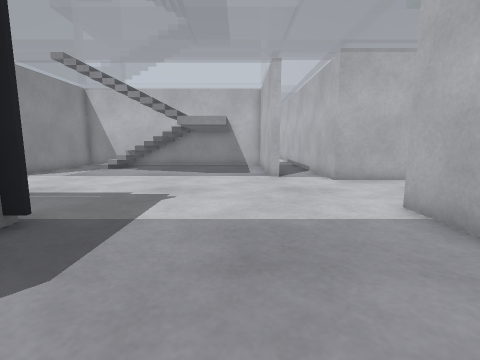
view 1 (above)

24 first-person views from a walk through a Gazebo world. The camera is 0.72 m above the floor, tilts 8° down and sees 85° across. The floor is counted in squares, 0.5 m on a side. Each view is taken from the middle of a square. On the plan, view 1 faces up. The plan holds only what a view shows up to about 13 squares ahead; the rest is blank. The place goes on beyond the plan.

view 2
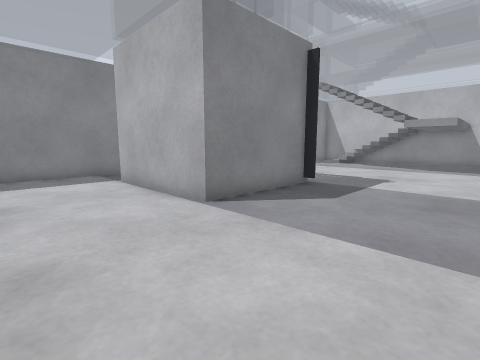

view 3
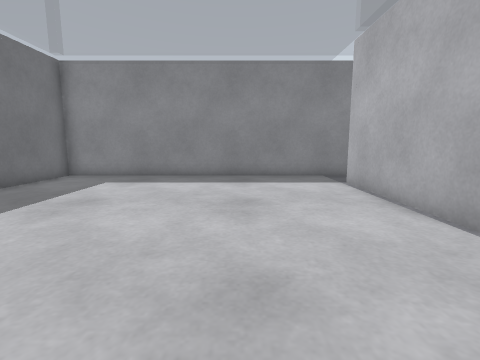

view 4
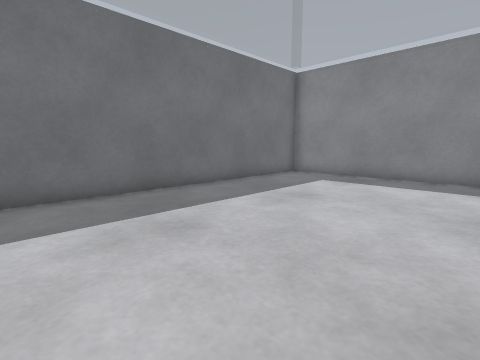

view 5
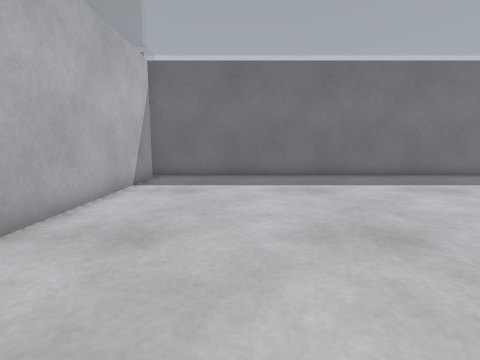

view 6
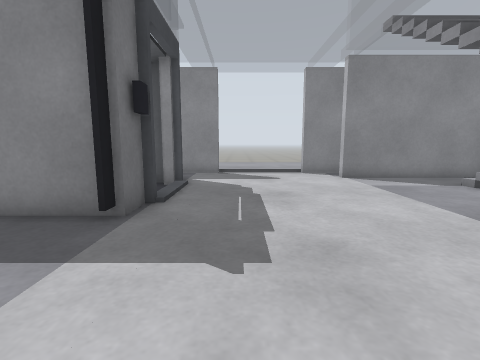

view 7
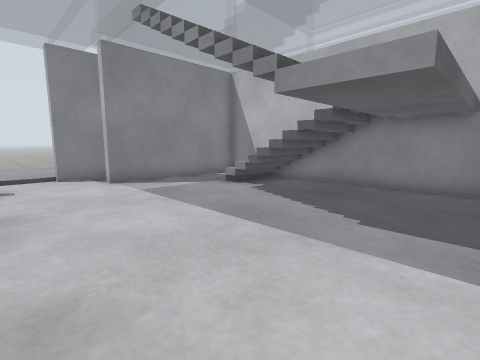

view 8
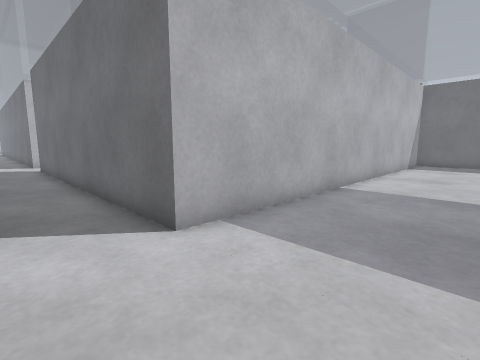

view 9
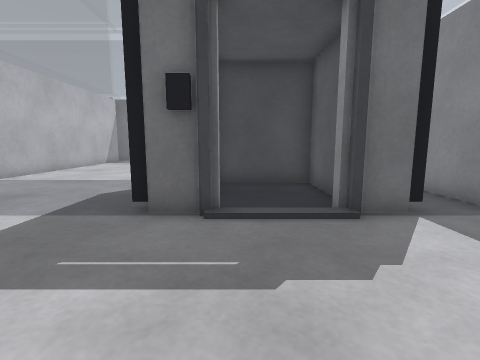

view 10
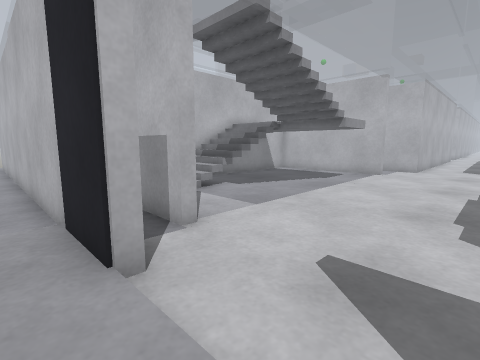

view 11
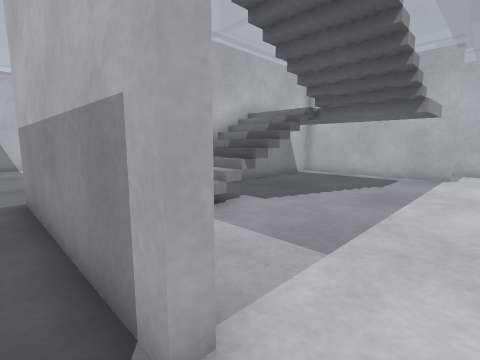

view 12
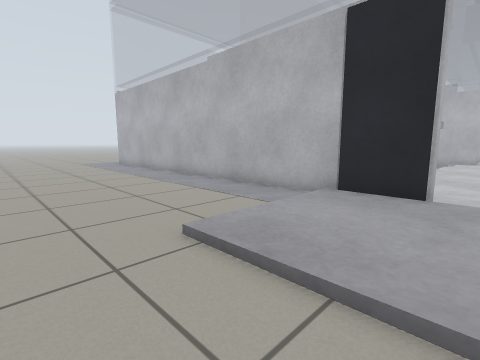

view 13
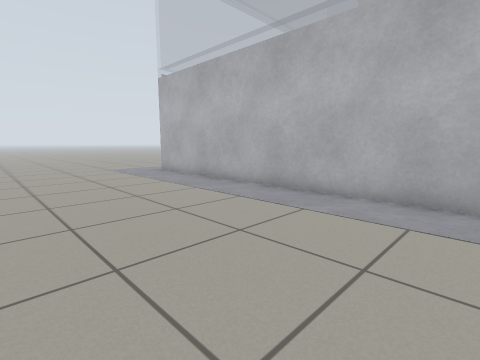

view 14
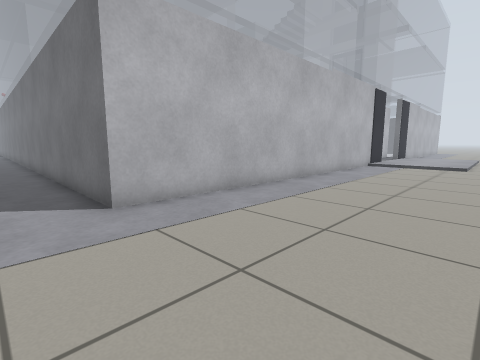

view 15
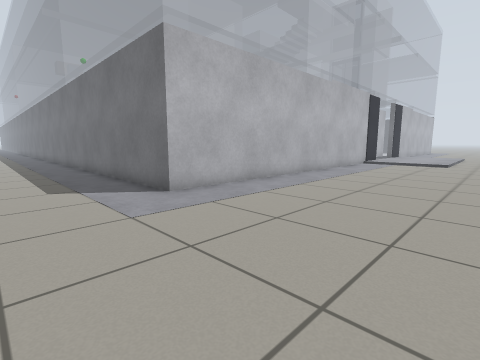

view 16
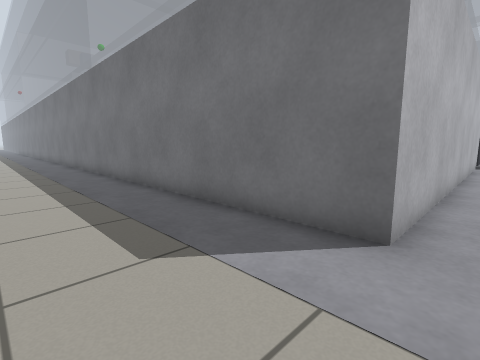

view 17
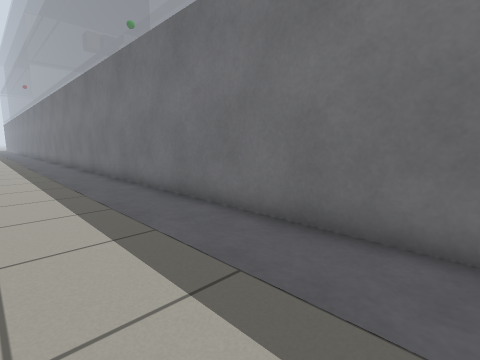

view 18
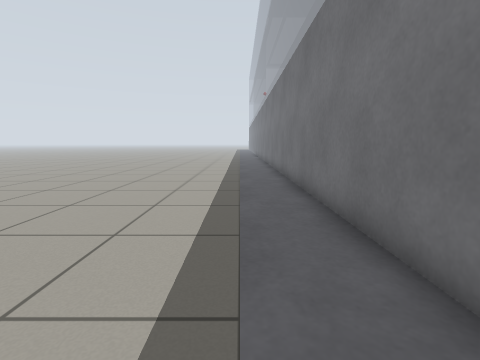

view 19
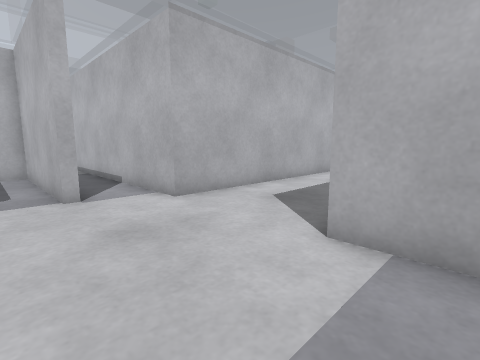

view 20
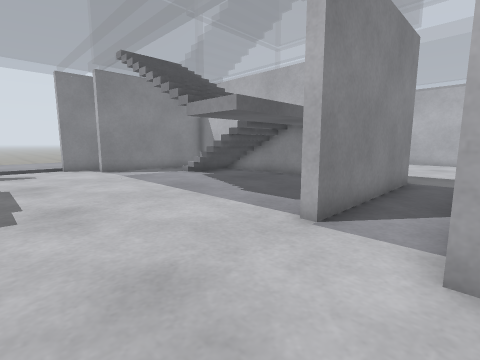

view 21
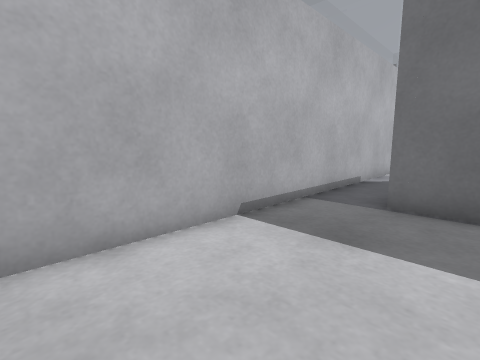

view 22
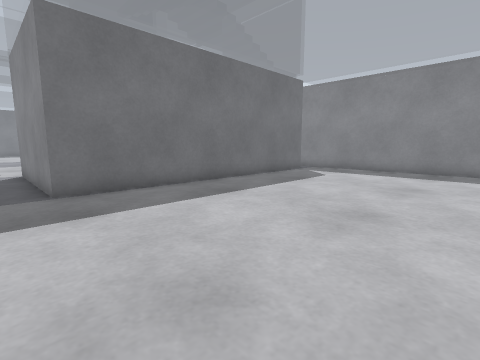

view 23
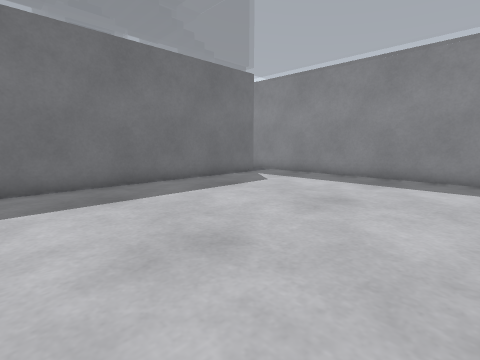

view 24
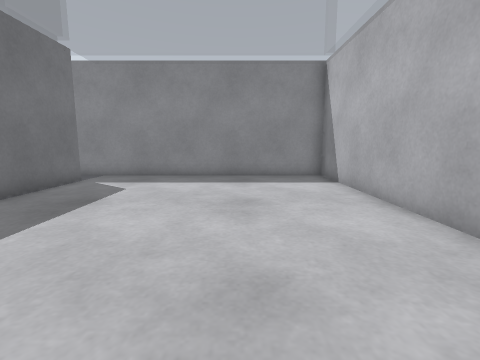

### Floor plan
Key: @ floor where view 1 was taken; # wall or solid block; . main floor; : floor 0.05 m higher than the main floor; + floor 0.1 m higher than the main floor; * floor 1.3 m higher than the main floor; / step, stairs or slope; = window, fence, low wall or low ledge; P grey post; B white box; O other object.
Columns run from 19 left of view 1 to 8 right of it. Each row starts with its distance up from view 1.
 32 ............................
 31  ...........................
 30 ............................
 29 ............................
 28 .......#OOOOOOOOOOOOOOO#####
 27 .......O.......... .
 26 .......O............. .
 25 .......O..............
 24 .......O...............#
 23 .......O...............#
 22 .......O...............#
 21 .......O...............#
 20 .......O...............#
 19 .......O...............#
 18 .......#.############..#
 17 .......#.#=####====###.#
 16 .......#.#. //    *.##.#
 15 .......#.#.////// *.##.#
 14 .......#.#..../// *.##.#
 13 .......#.#....    *.##.#
 12 ...    #.#..../// *.##.#
 11 ...     .........# ....#
 10  ..     ...............#####
  9 .      .....................
  8        .....................
  7       +.....................
  6         ...............#####
  5         .# P::P#.......#
  4        #.##B  B#.......#
  3        #. #   O#.......#
  2        #  #   O#.......#
  1        #  #OOOO#.......#
  0        #.#######...@...#
 -1        O...............#
 -2        O...............#
 -3        O...............#
 -4        O...............#
 -5        O...............#
 -6        O...............#
 -7        O...............#
 -8        O...............#
 -9        O...............#
-10        O...............#
-11        O...............#
-12        #OOOOOOOOOOOOOOO#

Positions as (right, up) in squares from view 1, and headings:
1: (0, 0), facing up
2: (1, -4), facing up-left
3: (0, -4), facing left
4: (0, -4), facing down-left
5: (0, 0), facing down
6: (1, 7), facing left
7: (0, 8), facing up-left
8: (0, 8), facing down-right
9: (-6, 10), facing down
10: (-13, 7), facing up-right
11: (-11, 10), facing up-right
12: (-19, 9), facing up-right
13: (-19, 15), facing up-right
14: (-18, 30), facing down-right
15: (-19, 32), facing down-right
16: (-13, 32), facing down-right
17: (-6, 32), facing down-right
18: (0, 30), facing right
19: (0, 4), facing up-right
20: (4, 7), facing up-left
21: (0, 24), facing down-right
22: (3, 26), facing down-left
23: (0, 27), facing down-left
24: (0, 24), facing left
